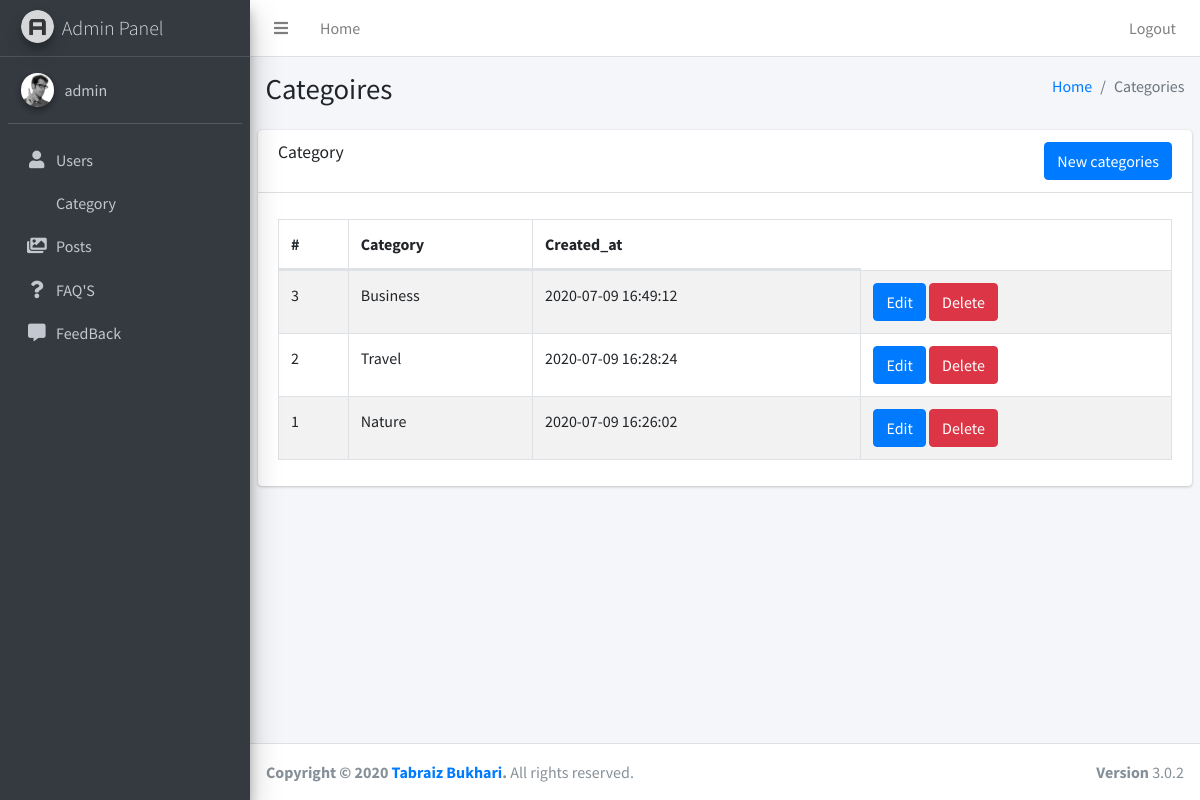
Screenshot of /admin/pages/categories.php (signed in) with the database file from the repository.
### tables this page shows
CREATE TABLE `category` (
  `id` int(12) UNSIGNED NOT NULL,
  `category` varchar(200) NOT NULL,
  `created` timestamp NOT NULL DEFAULT current_timestamp() ON UPDATE current_timestamp(),
  `deleted` timestamp NULL DEFAULT NULL
);

### admin/includes/function.php (called while the page is built, shortened)
<?php
    function getallcategories()
    {
        global $conn;
        $stmt   =   $conn->prepare('SELECT * FROM category ORDER BY id DESC');
        $stmt->execute();
        $result = $stmt->fetchAll();
        return $result;
    }
?>

### admin/pages/categories.php (the view, shortened to what this page needs)
 <?php include '../includes/header.php' ?>
 <?php include '../includes/navbar.php' ?>
 <?php include '../includes/sidebar.php' ?>
<?php
    $categories  = getallcategories();
?>
                    </div>
  <div class="content-wrapper">
   <section class="content-header">
      <div class="container-fluid">
        <div class="row mb-2">
          <div class="col-sm-6">
            <h1>Categoires</h1>
          </div>
          <div class="col-sm-6">
            <ol class="breadcrumb float-sm-right">
              <li class="breadcrumb-item"><a href="#">Home</a></li>
              <li class="breadcrumb-item active">Categories</li>
            </ol>
          </div>
        </div>
      </div>
    </section>
    <section class="content">
      <div class="row">
        <div class="col-12">
          <div class="card">
            <div class="card-header">
                <div class="row">
                    <div class="col-md-4">
                    <h3 class="card-title">Category</h3>
                    </div>
                    <div class="col-md-4 offset-md-4">
                        <a class="btn btn-primary float-right getmodal" data-toggle="modal" data-target="#add" href="">New categories</a>
                    </div>
                </div>
            </div>
            <div class="card-body">
              <table id="example1" class="table table-bordered table-striped">
                <thead>
                <tr>
                  <th>#</th>
                  <th>Category</th>
                  <th>Created_at</th>
                </tr>
                </thead>
                <tbody>
                <?php
                if($categories){
                foreach ($categories as $c) {
                  echo'
                    <tr>
                        <td>'.$c['id'].'</td>
                        <td>'.$c['category'].'</td>
                        <td>'.$c['created'].'</td>
                        <td><button type="button" data-toggle="modal" data-target="#edit'.$c['id'].'" class="btn btn-primary">
                              Edit
                            </button>
                        <a class="btn btn-danger " href="category?deleted='.$c['id'].'">Delete</a></td>
                        <div class="modal fade" id="edit'.$c['id'].'" tabindex="-1" role="dialog" aria-labelledby="exampleModalCenterTitle" aria-hidden="true">
                                        <input type="hidden" value="'.$c['id'].'" class="form-control" name="cid">
                                            <input type="text" value="'.$c['category'].'" class="form-control" name="category">
                    </div>
                    </tr>
                    ';}
                    } ?>
                </tbody>
              </table>
            </div>
          </div>
        </div>
      </div>
    </section>
  </div>
 <?php include '../includes/footer.php' ?>

### rows the page displays
category: id "3", category "Business", created "2020-07-09 16:49:12"
category: id "2", category "Travel", created "2020-07-09 16:28:24"
category: id "1", category "Nature", created "2020-07-09 16:26:02"

### other values shown
$_SESSION['firstname'] "admin"
